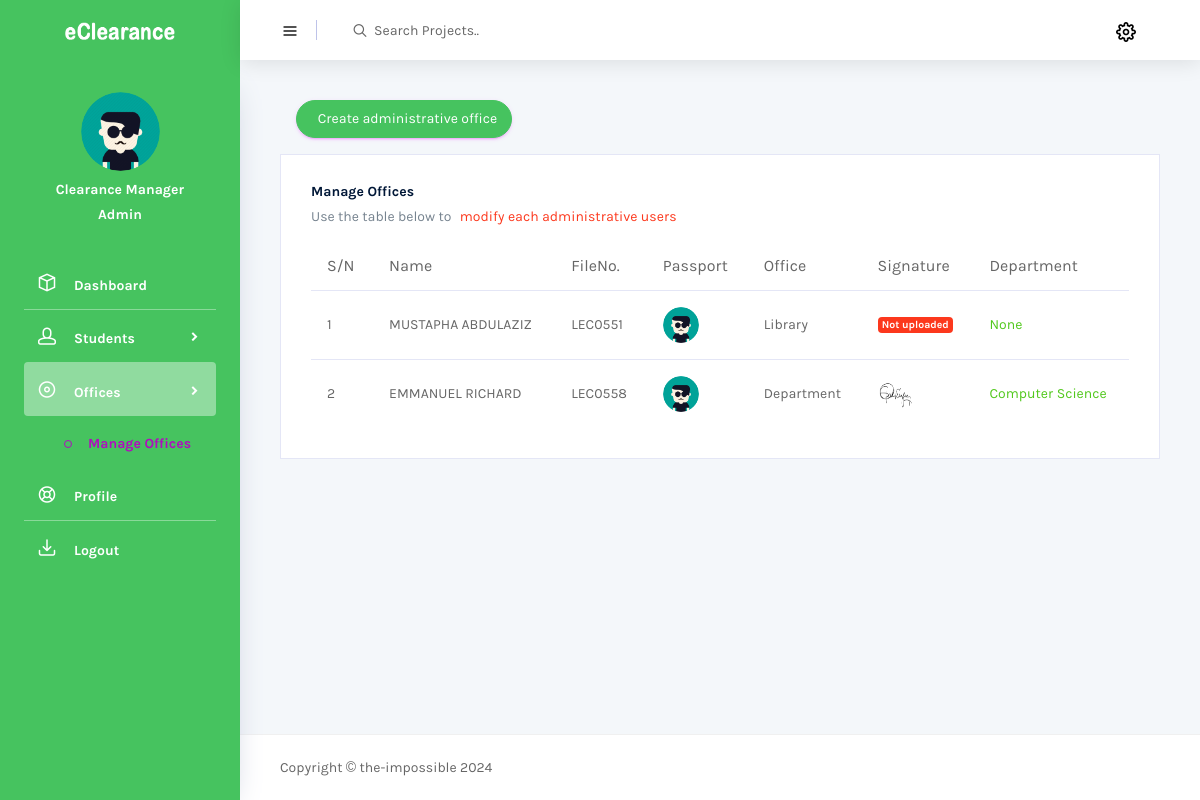
Page /manage_offices (signed in) on the earlier database version.
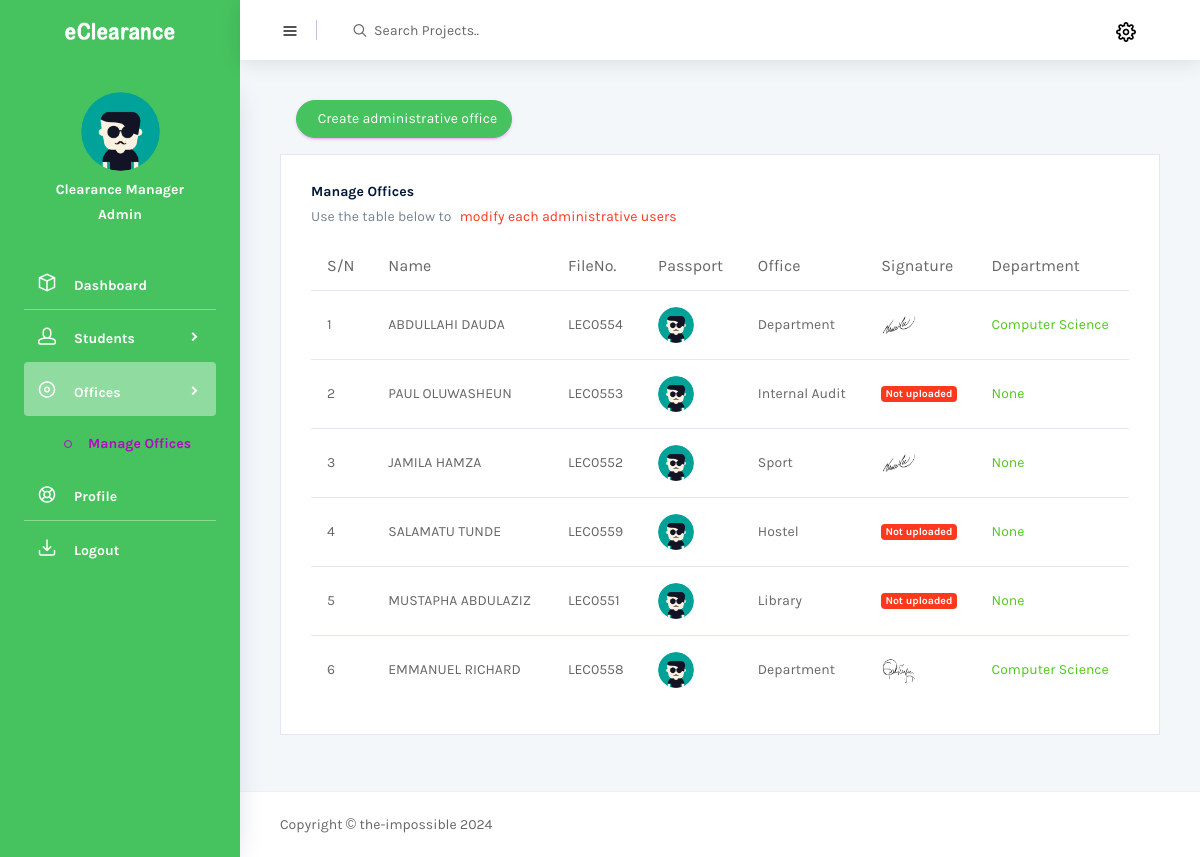
Same page on the later database version.
### eClearanceAuth/models.py (models this page shows, shortened)
class AdministrativeProfile(models.Model):
    profile_id = models.UUIDField(
        default=uuid.uuid4, primary_key=True, unique=True, editable=False)
    user = models.OneToOneField(
        to="User", on_delete=models.CASCADE, blank=True)
    office = models.ForeignKey(
        to="Office", on_delete=models.CASCADE, blank=True, null=True)
    a_departmental_office = models.ForeignKey(
        to="Department", on_delete=models.CASCADE, blank=True, null=True)
    signature = models.ImageField(
        upload_to='uploads/signature/', null=True, blank=True)
    date_created = models.DateTimeField(
        verbose_name='date_created', auto_now_add=True)
    class Meta:
        db_table = 'Administrative Profile'
        verbose_name_plural = 'Administrative Profile'

class User(AbstractBaseUser, PermissionsMixin):
    user_id = models.UUIDField(
        default=uuid.uuid4, primary_key=True, unique=True, editable=False)
    username = models.CharField(max_length=100, db_index=True,
                                unique=True, verbose_name='reg number', blank=True)
    passport = models.ImageField(
        default='img/user.png', upload_to='uploads/passport/', null=True)
    user_type = models.ForeignKey(
        to="UserType", on_delete=models.CASCADE, blank=True, null=True,)
    name = models.CharField(
        max_length=100, db_index=True, blank=True, null=True)
    date_joined = models.DateTimeField(
        verbose_name='date_joined', auto_now_add=True)
    last_login = models.DateTimeField(
        verbose_name='last_login', auto_now=True, null=True)
    is_active = models.BooleanField(default=True)
    is_staff = models.BooleanField(default=False)
    is_superuser = models.BooleanField(default=False)
    USERNAME_FIELD = 'username'
    REQUIRED_FIELDS = ['name',]
    objects = UserManager()
    class Meta:
        db_table = 'Users'
        verbose_name_plural = 'Users'

class Office(models.Model):
    office_title = models.CharField(max_length=30, unique=True)
    office_description = models.CharField(
        max_length=100, blank=True, null=True)
    def __str__(self):
        return self.office_title
    class Meta:
        db_table = 'Office'
        verbose_name_plural = 'Offices'

class Department(models.Model):
    dept_id = models.UUIDField(
        default=uuid.uuid4, primary_key=True, unique=True, editable=False)
    dept_title = models.CharField(max_length=30, unique=True)
    def __str__(self):
        return self.dept_title
    class Meta:
        db_table = 'Department'
        verbose_name_plural = 'Departments'

### eClearanceAuth/views.py (the view, shortened to what this page needs)
# urls.py: path('manage_offices', ManageOfficeView.as_view(), name="manage_offices"),
class ManageOfficeView(LoginRequiredMixin, ListView):
    template_name = "backend/admin/manage_office.html"
    model = User
    form_class = CreateAdministrativeProfileForm
    queryset = AdministrativeProfile.objects.all().order_by('-date_created')
    def get_context_data(self, **kwargs):
        context = super().get_context_data(**kwargs)
        context["form1"] = self.form_class
        return context

### eClearanceAuth/models.py (called while the page is built)
    def __str__(self):
        return self.user_type

### Templates/backend/admin/manage_office.html (shortened to what this page needs)
{% extends 'base.html' %}
{% load static %}
{% load crispy_forms_tags %}
{% block head %}{% include 'partials/auth_head.html' %}{% endblock head %}
{% block body %}
  <div class="container-scroller">
    {% block nav %}{% include 'partials/auth_nav.html' %}{% endblock nav %}
    <div class="container-fluid page-body-wrapper">
      {% include 'partials/auth_sidebar.html' %}
      <div class="main-panel">
        <div class="content-wrapper">
          <div class="row">
            <div class="col.lg-12 grid-margin">
              <button type="button" class="btn rounded-pill btn-primary ml-4" data-toggle="modal"
              data-target="#single">
                &nbsp; Create administrative office
              </button>
            </div>
            <div class="col-lg-12 grid-margin stretch-card">
              <div class="card">
                <div class="card-body">
                  <h4 class="card-title">Manage Offices</h4>
                  <p class="card-description">
                    Use the table below to  <code>modify each administrative users</code>
                  </p>
                  <div class="table-responsive">
                    <table class="table table-hover">
                      <thead>
                        <tr>
                          <th>S/N</th>
                          <th>Name</th>
                          <th>FileNo.</th>
                          <th>Passport</th>
                          <th>Office</th>
                          <th>Signature</th>
                          <th>Department</th>
                        </tr>
                      </thead>
                      <tbody>
                        {% if object_list %}
                          {% for object in object_list %}
                            <tr>
                              <td>{{forloop.counter}}</td>
                              <td>{{object.user.name|upper}}</td>
                              <td>{{object.user.username}}</td>
                              <td>
                                <a href="{% url 'auth:update_office' object.user.pk %}"> <img src="{{object.user.passport.url}}" alt="passport"></a>
                              </td>
                              <td>{{object.office}}</td>
                              <td>
                                {% if object.signature %}
                                <img src=" {{object.signature.url}}" alt="signature">
                                {% else %}
                                <label class="badge badge-danger">Not uploaded</label>
                                {% endif %}
                              </td>
                              <td class="text-success"> {{object.a_departmental_office}} </td>
                            </tr>
                          {% endfor %}
                        {% endif %}
                      </tbody>
                    </table>
                  </div>
                </div>
              </div>
            </div>
          </div>
        </div>
        {% block footer %}{% include 'partials/auth_footer.html' %}{% endblock footer %}
      </div>
    </div>
  </div>
{% endblock body %}

Differences in the rows shown:
added AdministrativeProfile: user.name "ABDULLAHI DAUDA", user.username "LEC0554", user.passport (placeholder picture), office "Department", signature (picture), a_departmental_office "Computer Science"
added AdministrativeProfile: user.name "PAUL OLUWASHEUN", user.username "LEC0553", user.passport (placeholder picture), office "Internal Audit", signature "Not uploaded", a_departmental_office "None"
added AdministrativeProfile: user.name "JAMILA HAMZA", user.username "LEC0552", user.passport (placeholder picture), office "Sport", signature (picture), a_departmental_office "None"
added AdministrativeProfile: user.name "SALAMATU TUNDE", user.username "LEC0559", user.passport (placeholder picture), office "Hostel", signature "Not uploaded", a_departmental_office "None"
